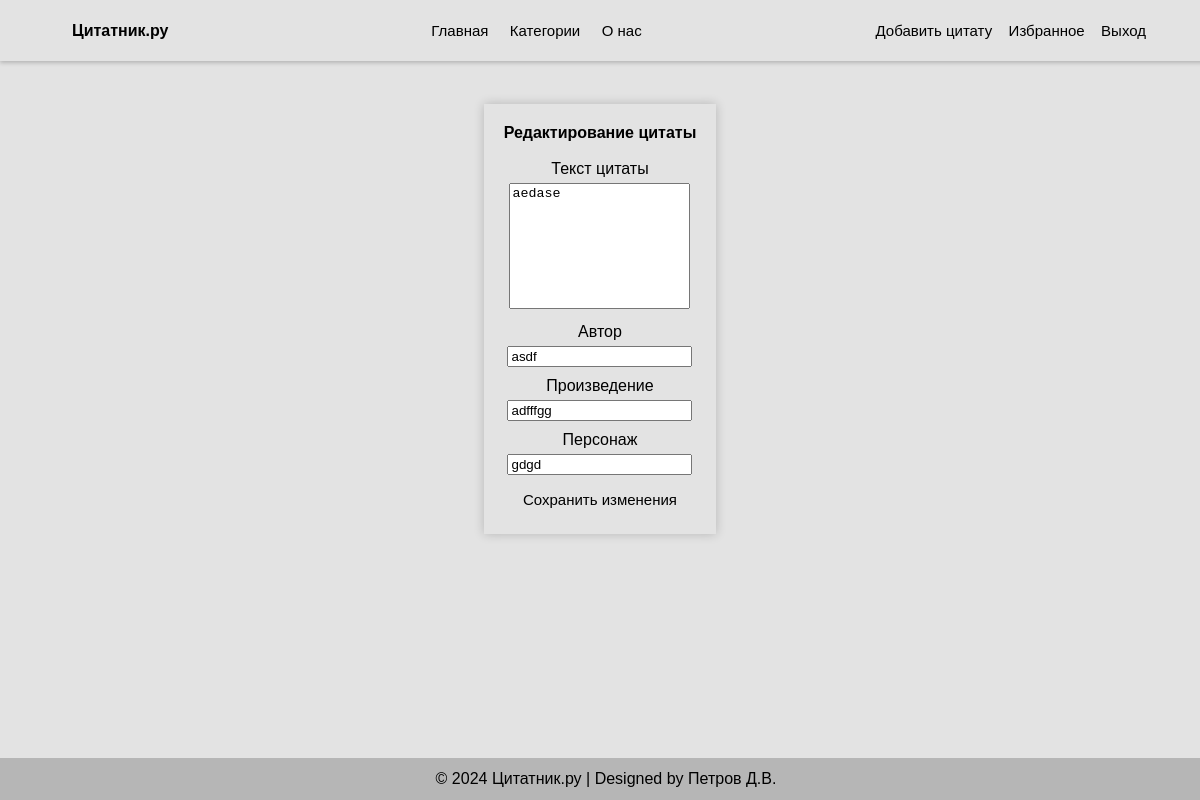
Screenshot of /edit_quote/6 (signed in) with the database file from the repository.
### app.py (models this page shows, shortened)
class Quotes(db.Model):
    id = db.Column(db.Integer, primary_key=True)
    text = db.Column(db.String(300), nullable=False)
    author = db.Column(db.String(60), nullable=False)
    composition = db.Column(db.String(100))
    character = db.Column(db.String(60))

### app.py (the view, shortened to what this page needs)
@app.route('/edit_quote/<int:quote_id>', methods=['GET', 'POST'])
@login_required
def edit_quote(quote_id):
    quote = Quotes.query.get_or_404(quote_id)  # Получаем цитату по ID или 404, если не найдена
    return render_template('edit_quote.html', quote=quote)  # Отображаем форму редактирования

### UserLogin.py (called while the page is built)
    def fromDB(self, user_id, db, Users):
        self.__user = db.session.query(Users).filter(Users.id == user_id).first()
        if self.__user:
            self.admin = self.__user.admin  # Получаем значение admin из базы данных
        return self

### app.py (called while the page is built)
@login_manager.user_loader
def load_user(user_id):
    return UserLogin().fromDB(user_id, db, Users)

### templates/edit_quote.html (shortened to what this page needs)
{% extends 'index.html' %}
{% block authorizaton %}
<a href="/create_quote">Добавить цитату</a>
<a href="/favourite">Избранное</a>
<a href="/logout">Выход</a>
{% endblock %}
{% block main %}
<div class="form_create">
    <b>Редактирование цитаты</b><br><br>
    <form method="post">
        <label for="text">Текст цитаты</label><br>
        <textarea name="text" id="text">{{ quote.text }}</textarea><br>
        <label for="author">Автор</label><br>
        <input type="text" id="author" name="author" value="{{ quote.author }}"><br>
        <label for="composition">Произведение</label><br>
        <input type="text" id="composition" name="composition" value="{{ quote.composition }}"><br>
        <label for="character">Персонаж</label><br>
        <input type="text" id="character" name="character" value="{{ quote.character }}"><br>
        <input type="submit" class="button" value="Сохранить изменения">
    </form>
</div>
{% endblock %}

### static/css/style.css (style rules this page uses)
html, body { height: 100%; margin: 0; font-family: 'Arial'; }
body { display: flex; flex-direction: column; justify-content: space-between; background-color: #e3e3e3; }
a { text-decoration: none; border: none; font-family: 'Arial'; font-size: 15px; display: inline-block; text-align: center; color: black; transition: background-color 0.3s ease; outline: none; padding: 0.5vw; }
li > a, .button, input[type='submit'], #subm_filter { border: none; font-family: 'Arial'; font-size: 15px; display: inline-block; text-align: center; color: black; background-color: #e3e3e3; transition: background-color 0.3s ease; outline: none; padding: 0.5vw; }
p, a, strong, button, .button { font-family: 'Arial'; }
.form, .form_create { margin-top: 25vh; overflow-y: auto; box-shadow: 0px 0px 10px rgba(0, 0, 0, 0.2); padding: 20px; max-width: 300px; }
.form_create { margin-top: 10vh; text-align: center; }
.button { padding: 0.5vw; }
textarea { height: 15vh; resize: none; }
input[type='text'], textarea, select { margin-bottom: 10px; margin-top: 5px; }

### rows the page displays
Quotes: text "aedase", author "asdf", composition "adfffgg", character "gdgd"
